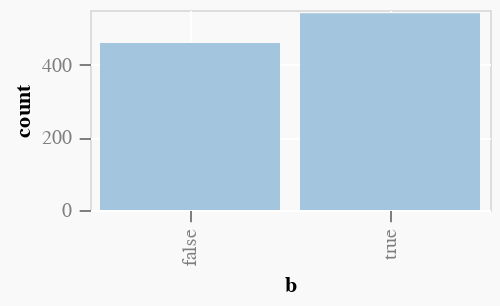

Notebook cell for this chart:
### Markdown cell above
Then plot the result afterwards with [Vega-Lite](https://github.com/vega/vega-lite#readme) (module `VL`).
You can find our custom plotting functions for Vega-Lite in the notebook.

### Code cell
vlShow $ plot (200, 100) (L [barPlot "b"]) (Cols [("b", VL.Booleans samples)])

### Figure 1 — Vega-Lite specification as saved in the notebook (floating-point values rounded to 4 significant figures; data arrays with more than 128 entries replaced by an {"elided": "..."} marker saying what was removed)
{"$schema": "https://vega.github.io/schema/vega-lite/v3.json", "background": "#f9f9f9", "config": {"axis": {"domain": false, "grid": true, "gridColor": "#FFFFFF", "labelColor": "#7F7F7F", "labelPadding": 4, "tickColor": "#7F7F7F", "tickSize": 5.67}}, "data": {"values": {"elided": "1000 records"}}, "description": "Plot", "height": 100, "layer": [{"encoding": {"x": {"field": "b", "type": "nominal"}, "y": {"aggregate": "count", "axis": {"title": "count"}, "field": "binnedData", "type": "quantitative"}}, "mark": {"color": "#a3c6de", "opacity": 1, "type": "bar"}}], "width": 200}
